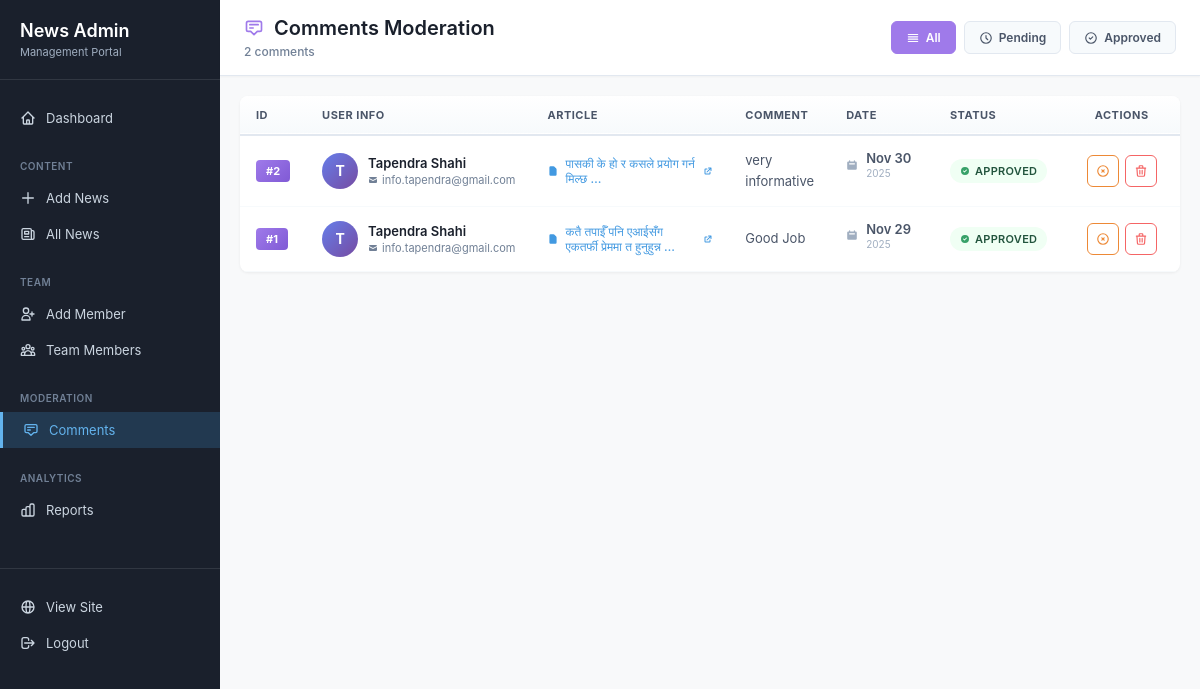
The page /custom-admin/comments/ (signed in) on the database as committed earlier.
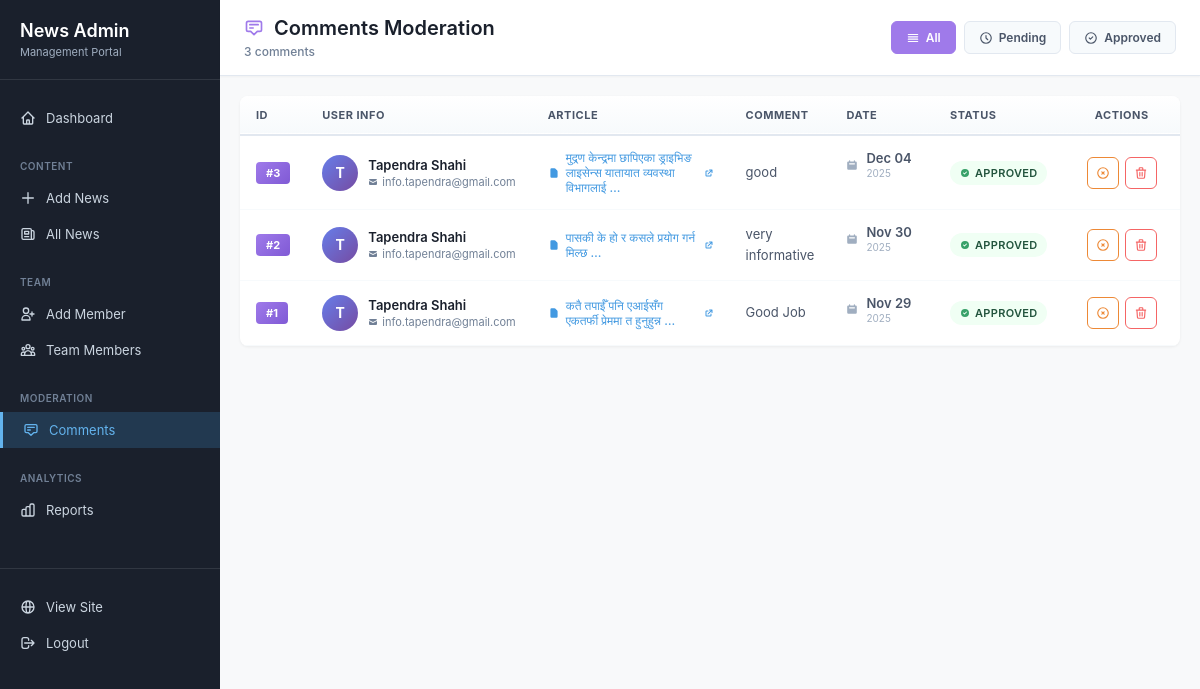
The same page on the database as committed later.
### news/models.py (models this page shows, shortened)
class Comment(models.Model):
    news = models.ForeignKey(News, on_delete=models.CASCADE, related_name='comments')
    name = models.CharField(max_length=100, help_text="Commenter's name")
    email = models.EmailField(help_text="Commenter's email (not displayed publicly)")
    text = models.TextField(help_text="Comment text")
    created_at = models.DateTimeField(auto_now_add=True)
    is_approved = models.BooleanField(default=True, help_text="Whether this comment is approved for display")
    class Meta:
        ordering = ['-created_at']
        verbose_name = 'Comment'
        verbose_name_plural = 'Comments'

class News(models.Model):
    CATEGORY_CHOICES = [
        ('business', 'Business'),
        ('political', 'Political'),
        ('tech', 'Tech'),
        ('education', 'Education'),
    ]
    VISIBILITY_CHOICES = [
        ('public', 'Public'),
        ('private', 'Private'),
        ('password', 'Password Protected'),
    ]
    title = models.CharField(max_length=255)
    slug = models.SlugField(max_length=255, blank=True, help_text="URL-friendly version of title")
    content = models.TextField()
    excerpt = models.TextField(max_length=300, blank=True, help_text="Brief summary of the article")
    category = models.CharField(max_length=50, choices=CATEGORY_CHOICES, default='business')
    tags = models.CharField(max_length=500, blank=True, help_text="Comma-separated tags")
    author = models.ForeignKey(TeamMember, on_delete=models.SET_NULL, null=True, blank=True, related_name='articles', help_text="Select the author from team members")
    meta_description = models.CharField(max_length=160, blank=True, help_text="SEO meta description")
    visibility = models.CharField(max_length=20, choices=VISIBILITY_CHOICES, default='public')
    publish_date = models.DateTimeField(null=True, blank=True, help_text="Schedule publish date/time")
    created_at = models.DateTimeField(auto_now_add=True)
    updated_at = models.DateTimeField(auto_now=True)
    image = models.ImageField(upload_to='news_images/', blank=True, null=True)
    class Meta:
        ordering = ['-created_at']
        verbose_name = 'News Article'
        verbose_name_plural = 'News Articles'

### news/admin_views.py (the view)
# urls.py: path('comments/', admin_views.admin_comments_list, name='comments_list'),
@staff_member_required
def admin_comments_list(request):
    filter_type = request.GET.get('filter', 'all')
    if filter_type == 'pending':
        comments = Comment.objects.filter(is_approved=False)
    elif filter_type == 'approved':
        comments = Comment.objects.filter(is_approved=True)
    else:
        comments = Comment.objects.all()
    comments = comments.order_by('-created_at')
    context = {
        'comments': comments,
        'filter': filter_type,
    }
    return render(request, 'admin/custom_comments.html', context)

### news/templates/admin/custom_comments.html (shortened to what the changed rows need)
{% extends 'admin/base_custom.html' %}
{% block content %}
<div class="comments-wrapper">
    <div class="list-header">
        <div class="header-info">
            <h1>
                <svg width="20" height="20" fill="none" stroke="currentColor" viewBox="0 0 24 24">
                    <path stroke-linecap="round" stroke-linejoin="round" stroke-width="2" d="M7 8h10M7 12h4m1 8l-4-4H5a2 2 0 01-2-2V6a2 2 0 012-2h14a2 2 0 012 2v8a2 2 0 01-2 2h-3l-4 4z"/>
                </svg>
                Comments Moderation
            </h1>
            <p class="header-count">{{ comments.count }} comment{{ comments.count|pluralize }}</p>
        </div>
    </div>
    <div class="table-container">
        <table class="comments-table">
            <thead>
                <tr>
                    <th style="width: 50px;">ID</th>
                    <th style="width: 200px;">User Info</th>
                    <th style="width: 220px;">Article</th>
                    <th>Comment</th>
                    <th style="width: 110px;">Date</th>
                    <th style="width: 100px;">Status</th>
                    <th style="width: 120px; text-align: center;">Actions</th>
                </tr>
            </thead>
            <tbody>
                {% for comment in comments %}
                <tr class="{% if not comment.is_approved %}pending-row{% endif %}">
                    <td>
                        <span class="id-badge">#{{ comment.id }}</span>
                    </td>
                    <td>
                        <div class="user-info">
                            <div class="user-avatar">{{ comment.name|slice:":1"|upper }}</div>
                            <div class="user-details">
                                <span class="user-name">{{ comment.name }}</span>
                                <a href="mailto:{{ comment.email }}" class="user-email">
                                    <svg width="10" height="10" fill="currentColor" viewBox="0 0 20 20">
                                        <path d="M2.003 5.884L10 9.882l7.997-3.998A2 2 0 0016 4H4a2 2 0 00-1.997 1.884z"/>
                                        <path d="M18 8.118l-8 4-8-4V14a2 2 0 002 2h12a2 2 0 002-2V8.118z"/>
                                    </svg>
                                    {{ comment.email|truncatechars:25 }}
                                </a>
                            </div>
                        </div>
                    </td>
                    <td>
                        <a href="/news/{{ comment.news.id }}/" target="_blank" class="article-link">
                            <svg width="12" height="12" fill="currentColor" viewBox="0 0 20 20">
                                <path fill-rule="evenodd" d="M4 4a2 2 0 012-2h4.586A2 2 0 0112 2.586L15.414 6A2 2 0 0116 7.414V16a2 2 0 01-2 2H6a2 2 0 01-2-2V4z"/>
                            </svg>
                            <span>{{ comment.news.title|truncatewords:8 }}</span>
                            <svg width="10" height="10" fill="currentColor" viewBox="0 0 20 20">
                                <path d="M11 3a1 1 0 100 2h2.586l-6.293 6.293a1 1 0 101.414 1.414L15 6.414V9a1 1 0 102 0V4a1 1 0 00-1-1h-5z"/>
                                <path d="M5 5a2 2 0 00-2 2v8a2 2 0 002 2h8a2 2 0 002-2v-3a1 1 0 10-2 0v3H5V7h3a1 1 0 000-2H5z"/>
                            </svg>
                        </a>
                    </td>
                    <td>
                        <div class="comment-text">
                            <p>{{ comment.text|truncatewords:15 }}</p>
                        </div>
                    </td>
                    <td class="date-cell">
                        <svg width="12" height="12" fill="currentColor" viewBox="0 0 20 20">
                            <path fill-rule="evenodd" d="M6 2a1 1 0 00-1 1v1H4a2 2 0 00-2 2v10a2 2 0 002 2h12a2 2 0 002-2V6a2 2 0 00-2-2h-1V3a1 1 0 10-2 0v1H7V3a1 1 0 00-1-1zm0 5a1 1 0 000 2h8a1 1 0 100-2H6z"/>
                        </svg>
                        <div class="date-info">
                            <span class="date-main">{{ comment.created_at|date:"M d" }}</span>
                            <span class="date-year">{{ comment.created_at|date:"Y" }}</span>
                        </div>
                    </td>
                    <td>
                        {% if comment.is_approved %}
                        <span class="status-badge status-approved">
                            <svg width="10" height="10" fill="currentColor" viewBox="0 0 20 20">
                                <path fill-rule="evenodd" d="M10 18a8 8 0 100-16 8 8 0 000 16zm3.707-9.293a1 1 0 00-1.414-1.414L9 10.586 7.707 9.293a1 1 0 00-1.414 1.414l2 2a1 1 0 001.414 0l4-4z"/>
                            </svg>
                            Approved
                        </span>
                        {% endif %}
                    </td>
                    <td>
                        <div class="action-buttons">
                            {% if comment.is_approved %}
                            <a href="{% url 'custom_admin:comment_unapprove' comment.id %}" class="btn-action btn-unapprove" title="Unapprove">
                                <svg width="14" height="14" fill="none" stroke="currentColor" viewBox="0 0 24 24">
                                    <path stroke-linecap="round" stroke-linejoin="round" stroke-width="2" d="M10 14l2-2m0 0l2-2m-2 2l-2-2m2 2l2 2m7-2a9 9 0 11-18 0 9 9 0 0118 0z"/>
                                </svg>
                            </a>
                            {% endif %}
                            <a href="{% url 'custom_admin:comment_delete' comment.id %}" class="btn-action btn-delete"
                               onclick="return confirm('Delete this comment?')" title="Delete">
                                <svg width="14" height="14" fill="none" stroke="currentColor" viewBox="0 0 24 24">
                                    <path stroke-linecap="round" stroke-linejoin="round" stroke-width="2" d="M19 7l-.867 12.142A2 2 0 0116.138 21H7.862a2 2 0 01-1.995-1.858L5 7m5 4v6m4-6v6m1-10V4a1 1 0 00-1-1h-4a1 1 0 00-1 1v3M4 7h16"/>
                                </svg>
                            </a>
                        </div>
                    </td>
                </tr>
                {% endfor %}
            </tbody>
        </table>
    </div>
</div>
{% endblock %}

Rows that differ between the two databases and show on the page:
added Comment: id "3", name "T", name "Tapendra Shahi", email "info.tapendra@gmail.com", news "मुद्रण केन्द्रमा छापिएका ड्राइभिङ लाइसेन्स यातायात व्यवस्था विभागलाई …", text "good", created_at "Dec 04", created_at "2025", is_approved True (drawn)
Other text that changed with them:
{{ comments.count }}: "2" → "3"
